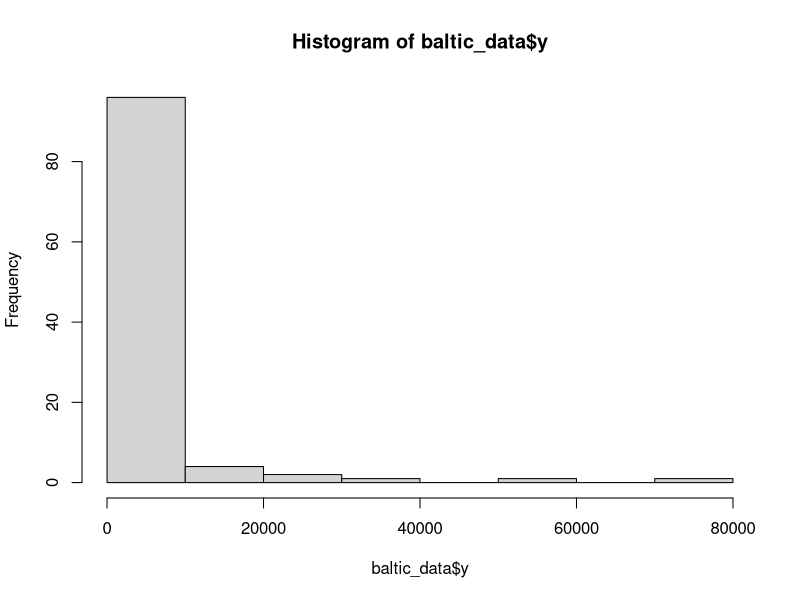
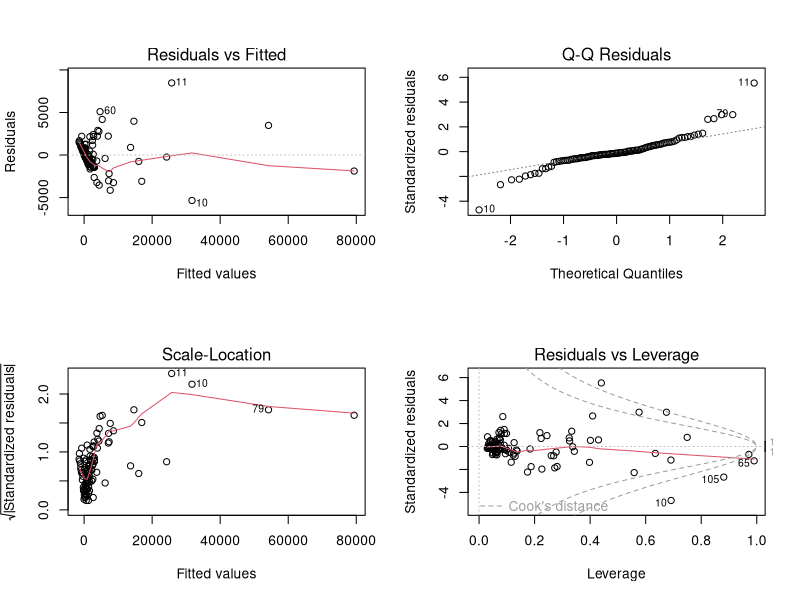
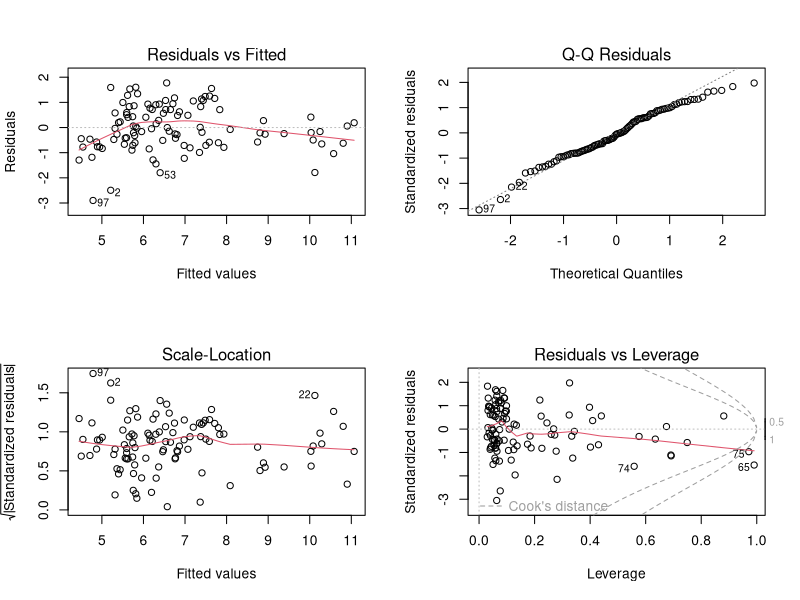
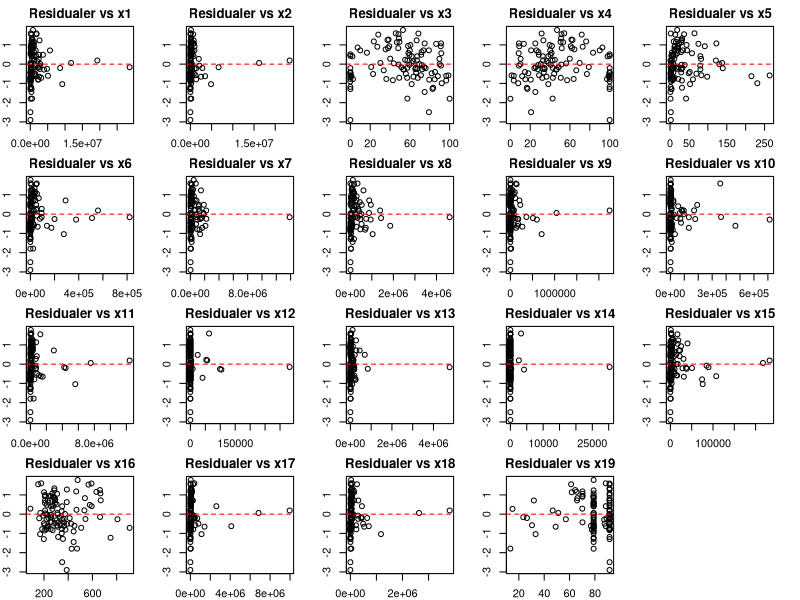
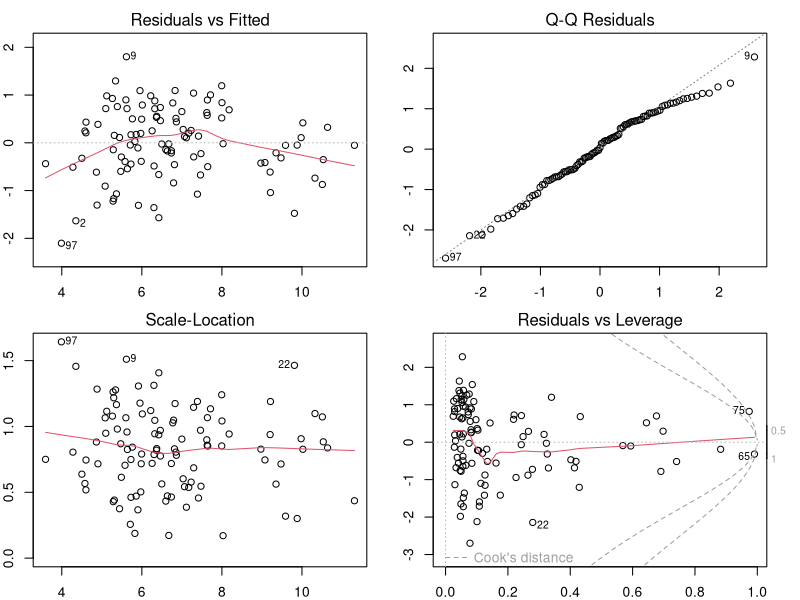
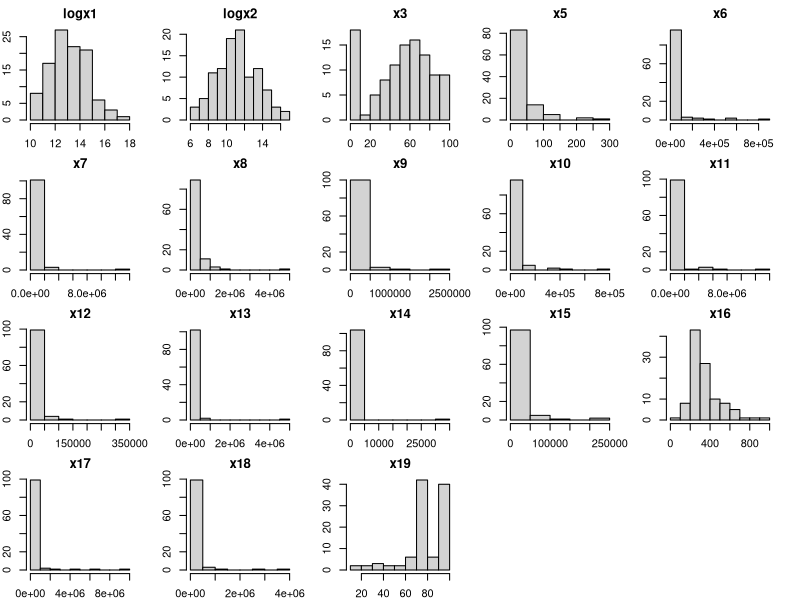
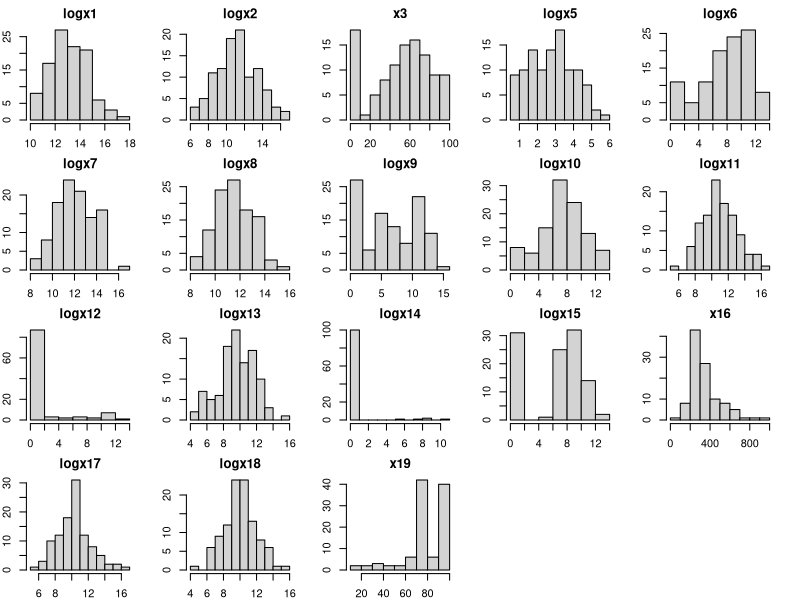
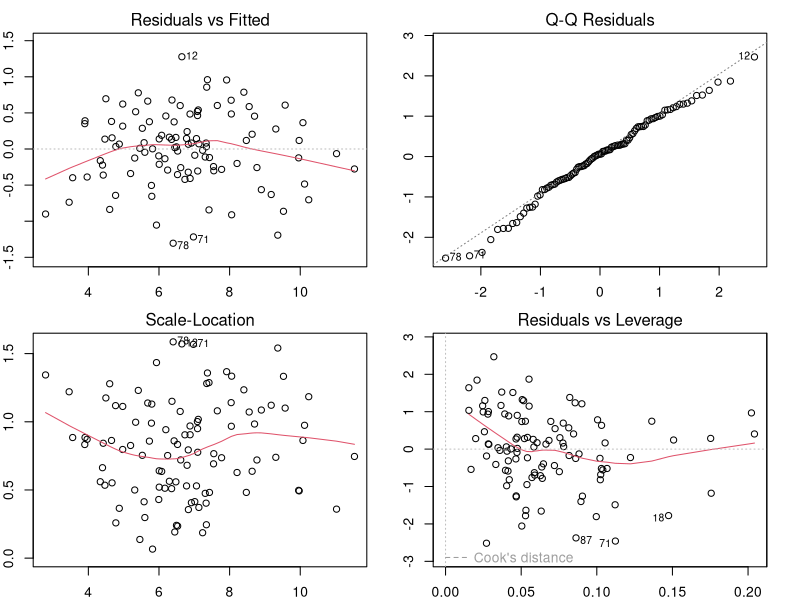

Here is the R script that generated these plots, in order:
## ---- chunk 1
library("car")
library("lmtest")
baltic_data <- read.csv("baltic_DIN.csv")
str(baltic_data)
## ---- chunk 2
baltic_data$x20 <- as.factor(baltic_data$x20)
baltic_data$x20 <- relevel(baltic_data$x20, ref = "SWEDEN")
## ---- chunk 3
base_model <- lm(y ~ x1 + x2 + x3 + x4 + x5 + x6 + x7 + x8 + x9 + x10 + x11 
                     + x12 + x13 + x14 + x15 + x16 + x17 + x18 + x19 + x20, 
                     data = baltic_data)
## ---- chunk 4
# Tar bort Litauen som med sin enda observation ställer till problem för LOOCV.
baltic_data_no_LITHUANIA <- subset(baltic_data, x20 != "LITHUANIA")
sep <- numeric(nrow(baltic_data_no_LITHUANIA))
 
for (i in 1:nrow(baltic_data_no_LITHUANIA)) {
  # Create the training set by excluding the i-th observation
  train_data <- baltic_data_no_LITHUANIA[-i, ]
  # Create the test set with only the i-th observation
  test_data <- baltic_data_no_LITHUANIA[i, ]
  # Fit a multiple linear regression model on the training data
  model_mult <- lm(y ~ x1 + x2 + x3 + x4 + x5 + x6 + x7 + x8 + x9 + x10 + x11 
                     + x12 + x13 + x14 + x15 + x16 + x17 + x18 + x19 + x20, 
                     data = train_data)
  # Predict the y value for the held-out observation
  predicted_value <- predict(model_mult, newdata = test_data)
  # Calculate and store the squared error
  sep[i] <- (test_data$y - predicted_value)^2
}
# Compute the mean of the squared errors to get the LOOCV-MSEP
loocv_msep <- mean(sep)
# Compute and print the LOOCV-RMSEP
print(sqrt(loocv_msep)) # 4540.632
sd(baltic_data$y)

# Relativt prediktionsfel
rel_pred <- sqrt(loocv_msep) / sd(baltic_data$y)
print(paste("Relativt prediktionsfel:", rel_pred)) # 0.429
## ---- chunk 5
hist(baltic_data$y)
## ---- chunk 6
model <- lm(y ~ x1 + x2 + x3 + x4 + x5 + x6 + x7 + x8 + x9 + x10 + x11 + 
                     x12 + x13 + x14 + x15 + x16 + x17 + x18 + x19, 
                     data = baltic_data)
## ---- chunk 7
par(mfrow = c(2, 2))
plot(model)
## ---- chunk 8
logy_model <- lm(log(y) ~ x1 + x2 + x3 + x4 + x5 + x6 + x7 + x8 + x9 + x10 + x11 
                 + x12 + x13 + x14 + x15 + x16 + x17 + x18 + x19, 
                 data = baltic_data)
## ---- chunk 9
par(mfrow = c(2, 2))
plot(logy_model)
## ---- chunk 10
res <- residuals(logy_model)

par(mfrow = c(4, 5), mar = c(2, 2, 2, 2))
for (var in paste0("x", 1:19)){
  plot(baltic_data[[var]], res,  
       main = paste("Residualer vs", var), 
       xlab = var, ylab = "Residualer")
  abline(h = 0, col = "red", lty = 2)
}
## ---- chunk 11
logy_model_no_x4 <- update(logy_model, .~. - x4)
## ---- chunk 12
baltic_data$logx1 <- log(baltic_data$x1)
logy_model_no_x4_logx1 <- update(logy_model_no_x4, .~. -x1 + logx1)
## ---- chunk 13
par(mfrow = c(2, 2))
plot(logy_model_no_x4_logx1)
## ---- chunk 14
summary(logy_model_no_x4)
summary(logy_model_no_x4_logx1)
AIC(logy_model_no_x4)
AIC(logy_model_no_x4_logx1)
vif(logy_model_no_x4)
vif(logy_model_no_x4_logx1)
## ---- chunk 15
baltic_data$logx2 <- log(baltic_data$x2)
logy_model_no_x4_logx1_x2 <- update(logy_model_no_x4_logx1, .~. - x2 + logx2)
summary(logy_model_no_x4_logx1_x2)
AIC(logy_model_no_x4_logx1_x2)
vif(logy_model_no_x4_logx1_x2)
## ---- chunk 16
vars_to_check <- c("logx1", "logx2", "x3", paste0("x", 5:19))
par(mfrow = c(4, 5), mar = c(2, 2, 2, 2))
for (v in vars_to_check) {
  hist(baltic_data[[v]], main = v, xlab = v)
}

## ---- chunk 17
vars_to_log <- c(paste0("x", 5:15), "x17", "x18")

for (v in vars_to_log) {
  baltic_data[[paste0("log", v)]] <- log1p(baltic_data[[v]])
}
## ---- chunk 18
log_model <- lm(log(y) ~ logx1 + logx2 + x3 + logx5 + logx6 + logx7 + logx8 + logx9 + logx10 + logx11 +
    logx12 + logx13 + logx14 + logx15 + x16 + logx17 + logx18 + x19, data = baltic_data)
## ---- chunk 19
vars_to_check <- c("logx1", "logx2", "x3", paste0("logx", 5:15), "x16", "logx17" 
                   , "logx18", "x19")
par(mfrow = c(4, 5), mar = c(2, 2, 2, 2))
for (v in vars_to_check) {
  hist(baltic_data[[v]], main = v, xlab = v)
}

## ---- chunk 20
summary(log_model)
summary(logy_model_no_x4_logx1_x2)
AIC(log_model)
AIC(logy_model_no_x4_logx1_x2)
vif(log_model)
vif(logy_model_no_x4_logx1_x2)
## ---- chunk 21
baltic_data_no_LITHUANIA <- subset(baltic_data, x20 != "LITHUANIA")
sep <- numeric(nrow(baltic_data_no_LITHUANIA))
 
for (i in 1:nrow(baltic_data_no_LITHUANIA)) {
  # Create the training set by excluding the i-th observation
  train_data <- baltic_data_no_LITHUANIA[-i, ]
  # Create the test set with only the i-th observation
  test_data <- baltic_data_no_LITHUANIA[i, ]
  # Fit a multiple linear regression model on the training data
  model_mult <- lm(log(y) ~ logx1 + logx2 + x3 + logx5 + logx6 + logx7 + 
                     logx8 + logx9 + logx10 + logx11 + logx12 + logx13 + logx14 + 
                     logx15 + x16 + logx17 + logx18 + x19, 
                     data = train_data)
  # Predict the y value for the held-out observation
  predicted_value_logy <- predict(model_mult, newdata = test_data)
  predicted_value <- exp(predicted_value_logy)
  
  # Calculate and store the squared error
  sep[i] <- (test_data$y - predicted_value)^2
}
# Compute the mean of the squared errors to get the LOOCV-MSEP
loocv_msep <- mean(sep)
# Compute and print the LOOCV-RMSEP
print(sqrt(loocv_msep))
sd(baltic_data$y)

# Relativt prediktionsfel
rel_pred <- sqrt(loocv_msep) / sd(baltic_data$y)
print(paste("Relativt prediktionsfel:", rel_pred))
## ---- chunk 22
summary(log_model)
AIC(log_model)
vif(log_model)
## ---- chunk 23
cor(baltic_data[c("logx1", "logx2", "x3", "logx5", "logx6", "logx7", "logx8", 
               "logx9", "logx10", "logx11", "logx12", "logx13", "logx14", 
               "logx15", "x16", "logx17", "logx18", "x19")])
## ---- chunk 24
baltic_data$livestock <- baltic_data$logx17 + baltic_data$logx18
log_model_livestock <- update(log_model, .~. - logx17 - logx18 + livestock)
summary(log_model_livestock)
AIC(log_model_livestock)
vif(log_model_livestock)

## ---- chunk 25
log_model_livestock_no_logx2 <- update(log_model_livestock, .~. - logx2)
summary(log_model_livestock_no_logx2)
AIC(log_model_livestock_no_logx2)
vif(log_model_livestock_no_logx2)
## ---- chunk 26
log_model_livestock_no_logx2_logx6_x15 <- update(log_model_livestock_no_logx2, 
                                                 .~. - logx6 - logx7 - logx8 - logx9
                                                 - logx10 - logx11 - logx12 - logx13
                                                 - logx14 - logx15)
summary(log_model_livestock_no_logx2_logx6_x15)
AIC(log_model_livestock_no_logx2_logx6_x15)
vif(log_model_livestock_no_logx2_logx6_x15)
## ---- chunk 27
par(mfrow = c(2, 2))
plot(log_model_livestock_no_logx2_logx6_x15)
## ---- chunk 28
baltic_data_no_LITHUANIA <- subset(baltic_data, x20 != "LITHUANIA")
sep <- numeric(nrow(baltic_data_no_LITHUANIA))
 
for (i in 1:nrow(baltic_data_no_LITHUANIA)) {
  # Create the training set by excluding the i-th observation
  train_data <- baltic_data_no_LITHUANIA[-i, ]
  # Create the test set with only the i-th observation
  test_data <- baltic_data_no_LITHUANIA[i, ]
  # Fit a multiple linear regression model on the training data
  model_mult <- lm(log(y) ~ logx1 + x3 + logx5 + x16 + x19 + livestock, 
                     data = train_data)
  # Predict the y value for the held-out observation
  predicted_value_logy <- predict(model_mult, newdata = test_data)
  predicted_value <- exp(predicted_value_logy)
  
  # Calculate and store the squared error
  sep[i] <- (test_data$y - predicted_value)^2
}
# Compute the mean of the squared errors to get the LOOCV-MSEP
loocv_msep <- mean(sep)
# Compute and print the LOOCV-RMSEP
print(sqrt(loocv_msep))
sd(baltic_data$y)

# Relativt prediktionsfel
rel_pred <- sqrt(loocv_msep) / sd(baltic_data$y)
print(paste("Relativt prediktionsfel:", rel_pred))
